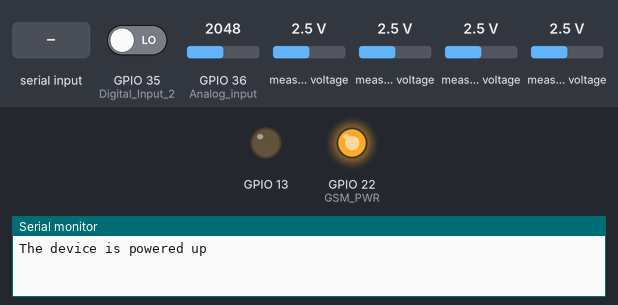
The sketch below on a simulated ESP32. On the bench: output pins drawn as LEDs (lit = HIGH), the last lines printed to the serial monitor. The test bench sets the inputs (shaded band); at power-on: GPIO 35 (Digital_Input_2) LOW, GPIO 36 (Analog_input) = 2048, measured voltage 2.5 V. The modem accepts every AT command (registered, SIM ready, sends succeed) and sends nothing else; pins used as bus, display or sensor lines are not drawn.

Above: at 1.1 s.
At 5.8 s:
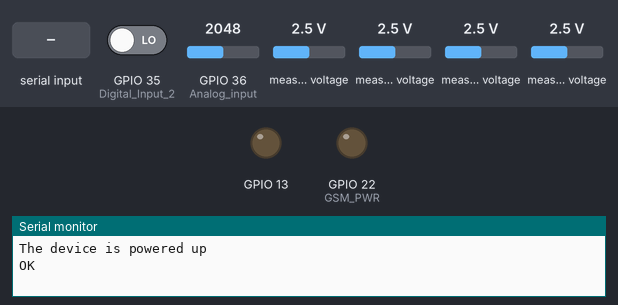
5.9 s: "1" received over the second serial link
At 25.4 s:
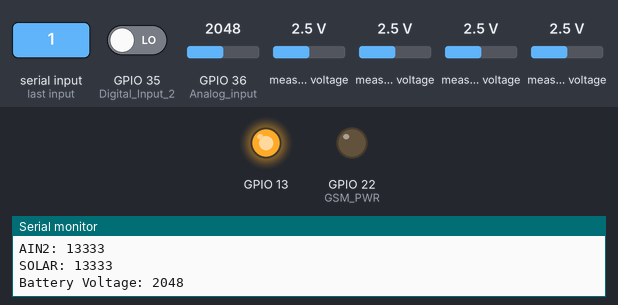
Timing chart, 0 to 26.5 s (numbered marks = the images above; inputs shaded):
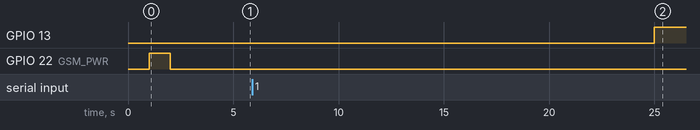

The sketch:

EC-M11-BC-C1_SIM_CHECK.ino
```cpp
// EC-M11-EG-C1
/*
 * Analog Input Test
 * Digital Input Test
 * RS-485 Serial print
 * 12V Booster Enable / Disable
 *
 */

#include <Adafruit_ADS1X15.h>

#define DIGITAL_IN1 35
#define I2C_SCL 17
#define I2C_SDA 16
#define ADS1115_INT 21

Adafruit_ADS1115 ads1;

String adcString[8];

#define GSM_RX 26
#define GSM_TX 25
#define GSM_PWR 22
#define GSM_RST 32

unsigned long int timer1 = 0;

void setup() {
  Serial.begin(115200);
  Serial2.begin(115200, SERIAL_8N1, GSM_RX, GSM_TX);

  Wire.begin(16,17);
  delay(1000);
  Serial.println("The device is powered up");

  pinMode(35, INPUT);    // Digital Input 2
  pinMode(21, INPUT);    // ADS1115 Interrupt
  pinMode(36, INPUT);    // Analog input
  pinMode(13, OUTPUT);    // 12V boosted output enable

  pinMode(GSM_PWR, OUTPUT);
  pinMode(GSM_RST, OUTPUT);    // SIM7000 Power - only on LTE version

  digitalWrite(GSM_RST, HIGH);
  digitalWrite(GSM_PWR, HIGH);
  delay(1000);
  digitalWrite(GSM_PWR, LOW);

  delay(3000);

  timer1 = millis();
  Serial2.println("AT");
  while(millis()<timer1+10000){
    while (Serial2.available()) {
    int inByte = Serial2.read();
    Serial.write(inByte);
    }
  }

  timer1 = millis();
  Serial2.println("AT+CPIN?");
  while(millis()<timer1+10000){
    while (Serial2.available()) {
    int inByte = Serial2.read();
    Serial.write(inByte);
    }
  }

  Serial.println("AT SCAN DONE");

  if (!ads1.begin(0x49)) {
    Serial.println("Failed to initialize ADS 1 .");
    while (1);
  }
}

void loop() {
  Serial.print("I1: ");Serial.println(digitalRead(35));
  digitalWrite(13,HIGH);

  int16_t adc0, adc1, adc2, adc3;
  adc0 = ads1.readADC_SingleEnded(0);
  adc1 = ads1.readADC_SingleEnded(1);
  adc2 = ads1.readADC_SingleEnded(2);
  adc3 = ads1.readADC_SingleEnded(3);

  Serial.println("-----------------------------------------------------------");
  Serial.print("AIN1: "); Serial.print(adc0); Serial.println("  ");
  Serial.print("AIN2: "); Serial.print(adc1); Serial.println("  ");
  Serial.print("SOLAR: "); Serial.print(adc2); Serial.println("  ");

  Serial.print("Battery Voltage: ");Serial.println(readBattery());
  delay(800);

  while (Serial.available()) {
    int inByte = Serial.read();
    Serial2.write(inByte);
  }

  while (Serial2.available()) {
    int inByte = Serial2.read();
    Serial.write(inByte);
  }

  delay(1);
}

int readBattery(){
  unsigned int analog_value;
  analog_value = analogRead(36);
  return analog_value;
}
```
